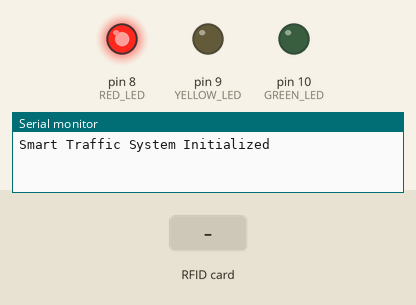
Simulated run of this sketch. Board: Arduino Uno, built with avr-gcc and run on an emulated ATmega328P. On the bench: output pins drawn as LEDs (lit = HIGH), the last lines printed to the serial monitor. The inputs (shaded band) are chosen by the test bench.

Above: at 1.2 s.
1.3 s: RFID card 63 F0 0A 0E held to the reader
At 2.6 s:
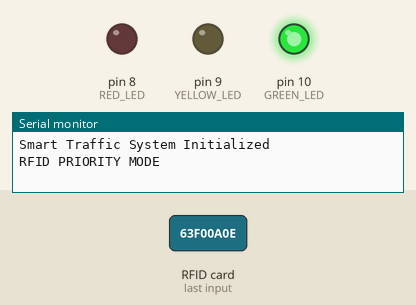
Timing chart, 0 to 32.8 s (numbered marks = the images above; inputs shaded):
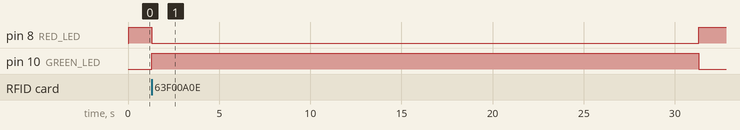

The sketch:

SMART_TRAFIC_SYSTEM.ino
```cpp
#include <SPI.h>
#include <MFRC522.h>

/* ---------- PIN DEFINITIONS ---------- */
#define RED_LED     8
#define YELLOW_LED  9
#define GREEN_LED   10

#define IR1_PIN     2
#define IR2_PIN     3

#define SS_PIN      7
#define RST_PIN     6

MFRC522 rfid(SS_PIN, RST_PIN);

/* ---------- TIMING (ms) ---------- */
#define YELLOW_TIME   3000
#define RED_TIME      10000
#define RFID_GREEN    30000

#define GREEN_LOW     10000
#define GREEN_MEDIUM  20000
#define GREEN_HIGH    40000

/* ---------- STATE MACHINE ---------- */
enum TrafficState {
  RED,
  GREEN,
  YELLOW,
  RFID_MODE
};

TrafficState currentState = RED;
unsigned long stateStartTime = 0;
unsigned long greenDuration = GREEN_LOW;

/* ---------- EMERGENCY RFID UID ---------- */
byte emergencyUID[4] = {0x63, 0xF0, 0x0A, 0x0E};  // CHANGE THIS

/* ---------- FUNCTION DECLARATIONS ---------- */
void setRed();
void setYellow();
void setGreen();
bool checkRFID();
void updateTrafficDensity();

void setup() {
  Serial.begin(9600);

  pinMode(RED_LED, OUTPUT);
  pinMode(YELLOW_LED, OUTPUT);
  pinMode(GREEN_LED, OUTPUT);

  pinMode(IR1_PIN, INPUT);
  pinMode(IR2_PIN, INPUT);

  SPI.begin();
  rfid.PCD_Init();

  setRed();
  stateStartTime = millis();

  Serial.println("Smart Traffic System Initialized");
}

void loop() {

  /* ---------- RFID HAS HIGHEST PRIORITY ---------- */
  if (checkRFID()) {
    currentState = RFID_MODE;
    stateStartTime = millis();
    setGreen();
    Serial.println("RFID PRIORITY MODE");
  }

  unsigned long currentMillis = millis();

  switch (currentState) {

    case RED:
      if (currentMillis - stateStartTime >= RED_TIME) {
        updateTrafficDensity();
        currentState = GREEN;
        stateStartTime = currentMillis;
        setGreen();
      }
      break;

    case GREEN:
      if (currentMillis - stateStartTime >= greenDuration) {
        currentState = YELLOW;
        stateStartTime = currentMillis;
        setYellow();
      }
      break;

    case YELLOW:
      if (currentMillis - stateStartTime >= YELLOW_TIME) {
        currentState = RED;
        stateStartTime = currentMillis;
        setRed();
      }
      break;

    case RFID_MODE:
      if (currentMillis - stateStartTime >= RFID_GREEN) {
        currentState = RED;
        stateStartTime = currentMillis;
        setRed();
        Serial.println("RFID MODE ENDED");
      }
      break;
  }
}

/* ---------- FUNCTIONS ---------- */

void updateTrafficDensity() {
  int ir1 = digitalRead(IR1_PIN);
  int ir2 = digitalRead(IR2_PIN);

  if (ir1 == HIGH && ir2 == HIGH) {
    greenDuration = GREEN_LOW;
    Serial.println("Traffic: NONE");
  }
  else if (ir1 == HIGH && ir2 == LOW) {
    greenDuration = GREEN_MEDIUM;
    Serial.println("Traffic: LOW");
  }
	  else if (ir1 == LOW && ir2 == HIGH) {
    greenDuration = GREEN_MEDIUM;
    Serial.println("Traffic: LOW");
  }
  else {
    greenDuration = GREEN_HIGH;
    Serial.println("Traffic: HIGH");
  }
}

bool checkRFID() {
  if (!rfid.PICC_IsNewCardPresent()) return false;
  if (!rfid.PICC_ReadCardSerial()) return false;

  for (byte i = 0; i < 4; i++) {
    if (rfid.uid.uidByte[i] != emergencyUID[i]) {
      rfid.PICC_HaltA();
      rfid.PCD_StopCrypto1();
      return false;
    }
  }

  rfid.PICC_HaltA();
  rfid.PCD_StopCrypto1();
  return true;
}

/* ---------- LED CONTROL ---------- */

void setRed() {
  digitalWrite(RED_LED, HIGH);
  digitalWrite(YELLOW_LED, LOW);
  digitalWrite(GREEN_LED, LOW);
}

void setYellow() {
  digitalWrite(RED_LED, LOW);
  digitalWrite(YELLOW_LED, HIGH);
  digitalWrite(GREEN_LED, LOW);
}

void setGreen() {
  digitalWrite(RED_LED, LOW);
  digitalWrite(YELLOW_LED, LOW);
  digitalWrite(GREEN_LED, HIGH);
}
```

Measured:
- after the input at 1.3 s, pin 8 (RED_LED): HIGH → LOW after 0.01 s instead of 8.8 s; pin 10 (GREEN_LED): LOW → HIGH after 0.01 s instead of 8.8 s
